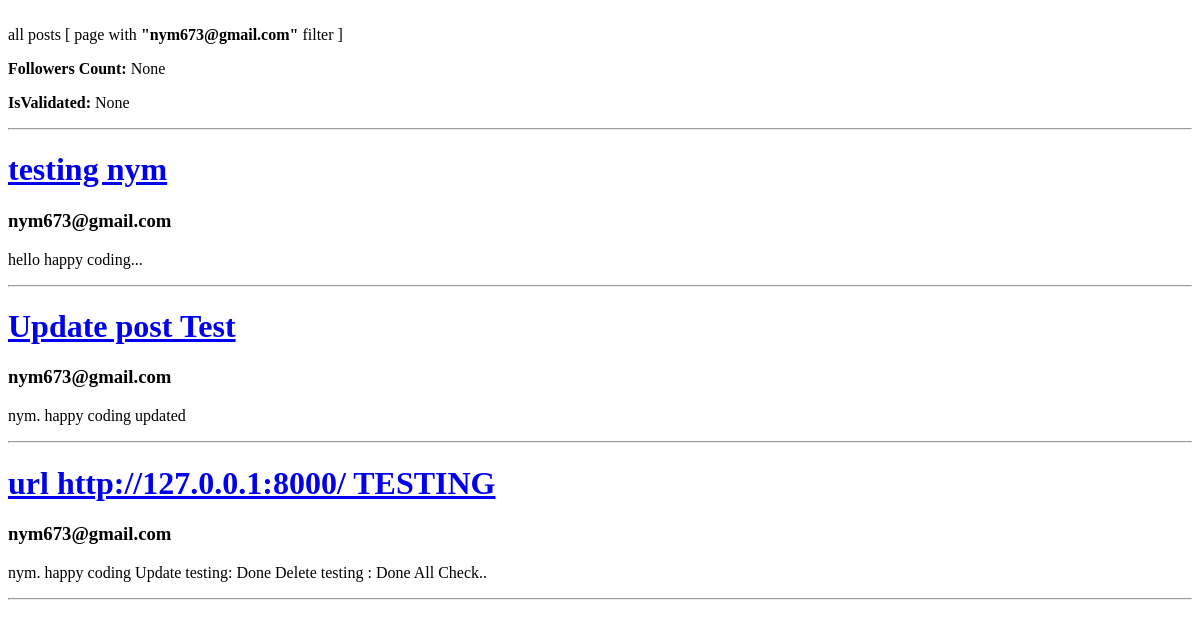
Before: /dashboard/post/historypost/ (signed in) with the older database file.
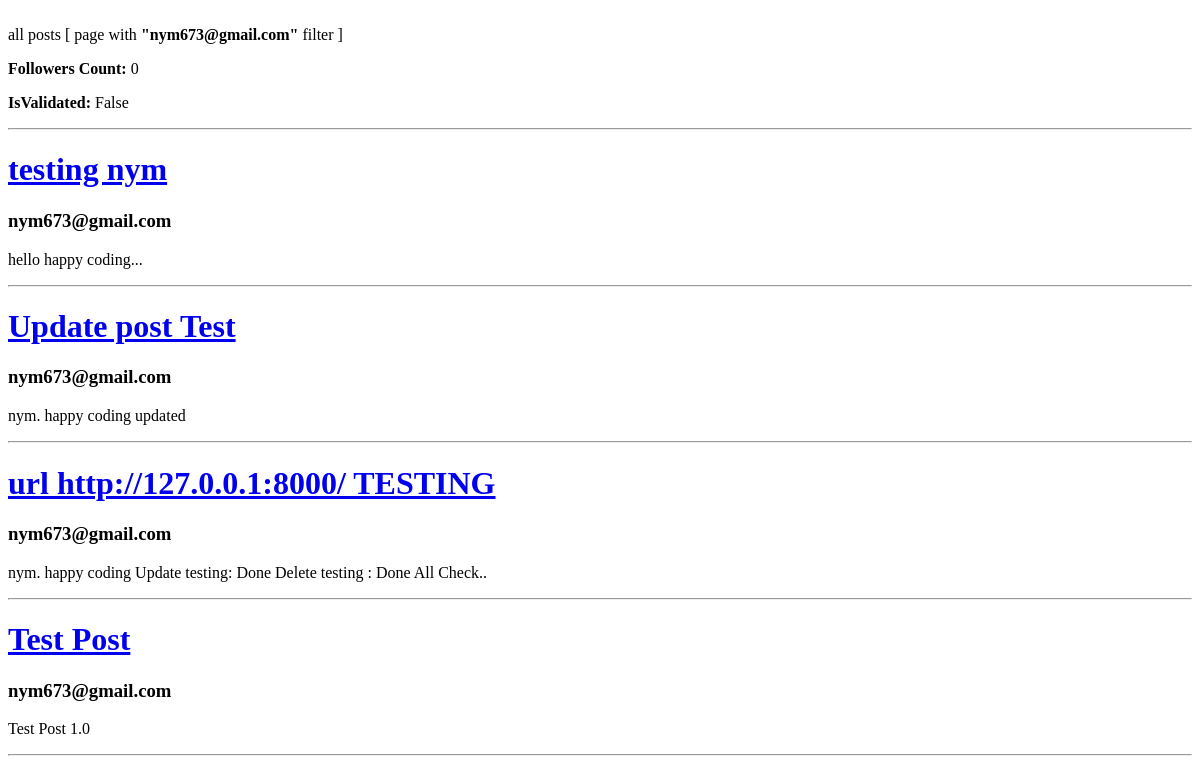
After: the same page with the newer database file.
### app/dashboard/writer/post/models.py (models this page shows, shortened)
class post(models.Model):
  User_Name = models.ForeignKey(settings.AUTH_USER_MODEL, on_delete=models.CASCADE,default= 0)
  Users_views = models.ManyToManyField(CustomUser, related_name='Users_views', default= 0)
  Category = models.CharField(max_length=100,null=True,primary_key=False)
  Title   = models.CharField(max_length=500, null=True,primary_key=False)
  Details = models.TextField()
  views = models.IntegerField(default=0)
  like = models.IntegerField(default=0)
  likes = models.ManyToManyField(CustomUser, related_name='blog_posts_likes')
  published_date = models.DateTimeField(default=timezone.now)

### app/user/models.py (models this page shows)
class CustomUser(AbstractUser):
  name = models.CharField(max_length=50)
  email = models.EmailField(max_length=100,unique=True)
  username = None
  USERNAME_FIELD = 'email'
  REQUIRED_FIELDS = []
  Category = models.CharField(max_length=50)
  created_at = models.DateTimeField(auto_now_add=True)
  updated_at = models.DateTimeField(auto_now=True)

### app/dashboard/writer/post/views.py (the view)
# urls.py: path('historypost/', views.WhistoryVIEW, name='history'),
def WhistoryVIEW(request):
  Hposts = post.objects.all().filter(User_Name=request.user)
  details = authorDetails(request.user)
  return render(request, 'whistory.html', {'Hposts' : Hposts,'followers':details[0],'isValidated':details[1]})

### app/dashboard/writer/post/views.py (called while the page is built)
def authorDetails(user):
  print(user)
  print(mo.writerDetails.objects.all())
  follower  = None
  is_validated = None
  try:
    writer_Details = mo.writerDetails.objects.filter(User_Name = user)
    if (writer_Details):
      follower = writer_Details[0].follower
      is_validated = writer_Details[0].isValidated
      print(writer_Details)
  except mo.writerDetails.DoesNotExist:
    follower  = None
    is_validated = None
  return (follower,is_validated)

### templates/whistory.html (shortened to what this page needs)
<!DOCTYPE html>
<html lang="en">
<head>
</head>
<body>
  <br>
  all posts [ page with <b>"{{ user }}"</b> filter ]
  <br>
  <p><b>Followers Count: </b>{{ followers }}</p>
  <p><b>IsValidated: </b>{{ isValidated }}</p>
  <hr>
  {% for i in Hposts %}
  <a href="{% url 'delete' i.pk %}"><h1>{{ i.Title }}</h1></a>
    <h3>{{ i.User_Name }}</h3>
    <p>{{ i.Details }}</p>
    <hr>
  {% endfor %}
</body>
</html>

Changed rows visible on the page:
added post: Title "Test Post", User_Name "nym673@gmail.com", Details "Test Post 1.0"
Other visible differences:
{{ followers }}: "None" → "0"
{{ isValidated }}: "None" → "False"
